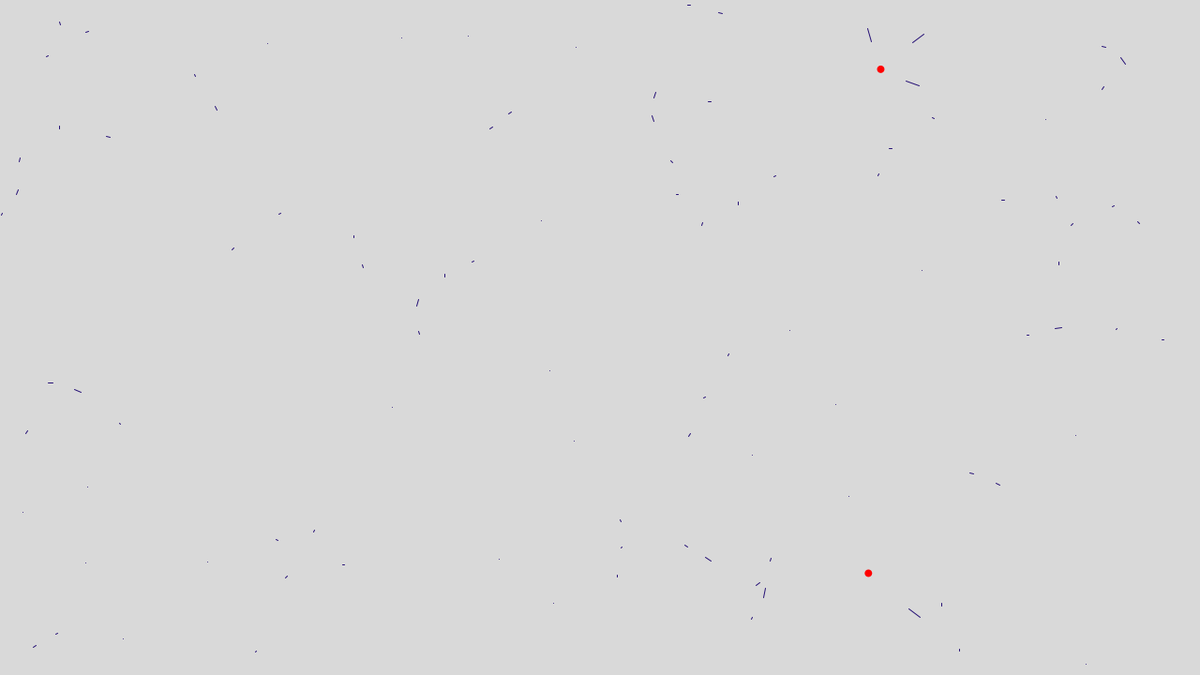
Frame 1 (no input)
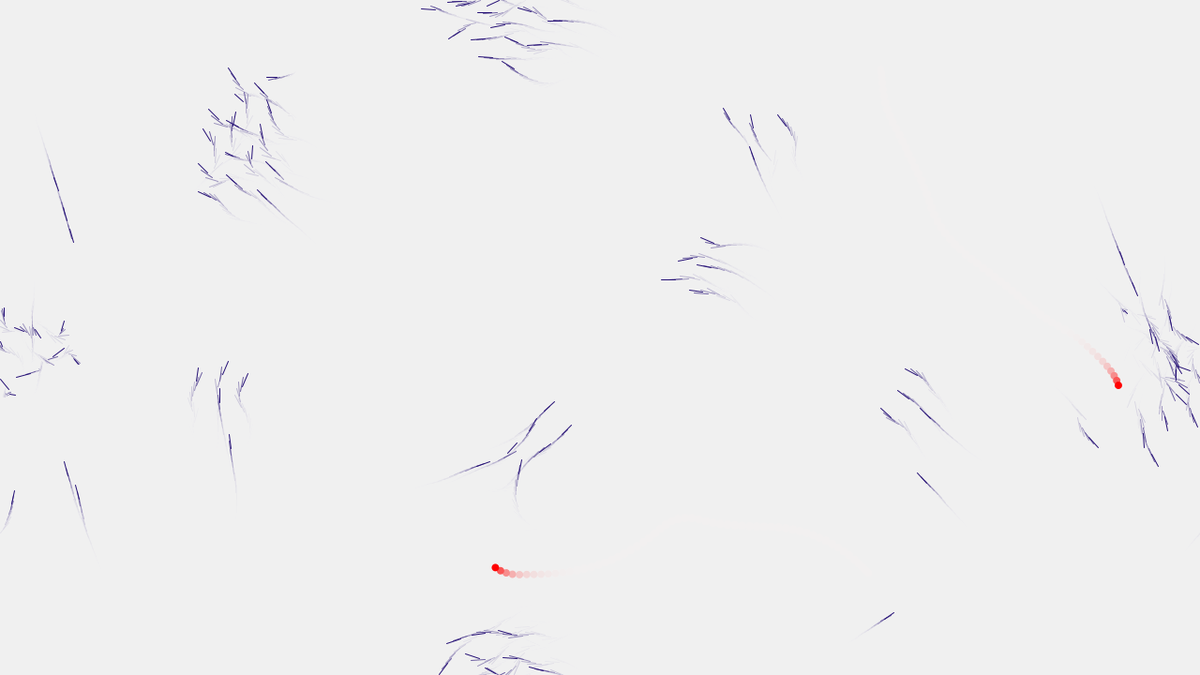
Frame 60 (the mouse pressed at the canvas centre just before this capture)
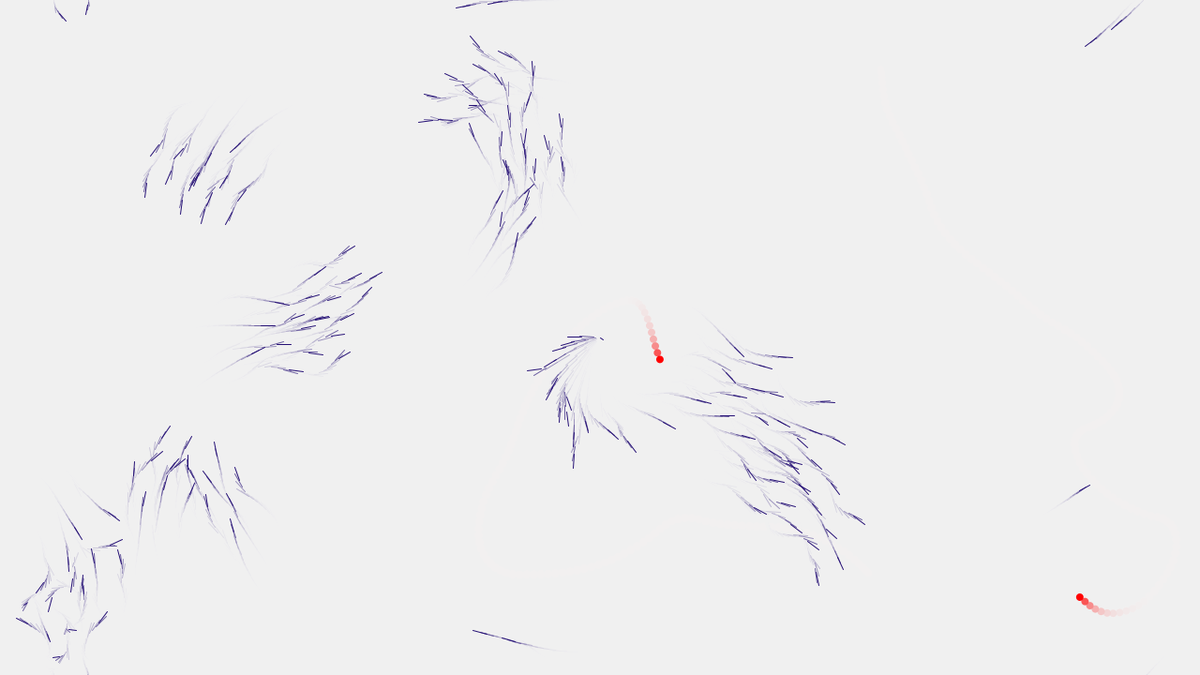
Frame 120 (the mouse held since frame 60 and released just before this capture)

The Processing sketch that drew these frames (run headless with seeded random() and noise(); from frame 60 on, the mouse is pressed at the canvas centre):

// Processing sketch: fish
// ── fish.pde
ArrayList<Boid> boids = new ArrayList<Boid>();
ArrayList<Predator> preds = new ArrayList<Predator>();
int boidNum = 100;
int predNum = 2;
PVector mouse;
float obstRad = 60;
int boolT = 0;

void setup() {
  size(1280, 720);
  smooth();

  for (int i=0; i<boidNum; i++) {
    boids.add(new Boid(new PVector(random(0, width), random(0, height))));
  }
  for (int j=0; j<predNum; j++) {
    preds.add(new Predator(new PVector(random(0, width), random(0, height)), 50));
  }
}

void draw() {
  fill(240, 240, 240, 90);
  noStroke();
  rect(0, 0, width, height);
  if (mousePressed) {
    boids.add(new Boid(new PVector(mouseX, mouseY)));
  }

  for (Boid boid : boids) {
    for (Predator pred : preds) {
      PVector predBoid = pred.getLoc();
      boid.repelForce(predBoid, obstRad);
    }
    mouse = new PVector(mouseX, mouseY);
    boid.repelForce(mouse, obstRad);

    boid.flockForce(boids);

    boid.display();
  }
  for (Predator pred : preds) {
    if (true) {
      pred.flockForce(boids);
      for (Predator otherpred : preds) {
        if (otherpred.getLoc() != pred.getLoc()) {
          pred.repelForce(otherpred.getLoc(), 30.0);
        }
      }
    }
    pred.display();
  }
  boolT = 0;
}

class Boid {
  PVector loc;
  PVector vel;
  PVector acc;
  int mass;
  int maxForce = 6;
  Boid(PVector location) {
    loc = location;
    vel = new PVector();
    acc = new PVector();
    mass = int(random(5, 10));
  }

  void flockForce(ArrayList<Boid> boids) {

    avoidForce(boids);
    approachForce(boids);
    alignForce(boids);
  }

  void update() {

    vel.add(acc);
    loc.add(vel);
    acc.mult(0);
    vel.limit(5);
    if (loc.x<=0) {
      loc.x = width;
    }
    if (loc.x>width) {
      loc.x = 0;
    }
    if (loc.y<=0) {
      loc.y = height;
    }
    if (loc.y>height) {
      loc.y = 0;
    }
  }

  void applyF(PVector force) {
    force.div(mass);
    acc.add(force);
  }

  void display() {
    update();
    fill(0, 0);
    stroke(37,16,117);
    line(loc.x, loc.y, loc.x + 3*vel.x, loc.y + 3*vel.y);
  }

  void displayCircle() {
    ellipse(loc.x, loc.y, mass, mass);
  }
  void displayArrow() {
    line(loc.x, loc.y, loc.x + 3*vel.x, loc.y + 3*vel.y);
  }

  void avoidForce(ArrayList<Boid> boids) {
    float count = 0;
    PVector locSum = new PVector();

    for (Boid other : boids) {
      int separation = mass + 20;
      PVector dist = PVector.sub(other.getLoc(), loc);
      float d = dist.mag();

      if (d != 0 && d<separation) {
        PVector otherLoc = other.getLoc();
        locSum.add(otherLoc);
        count ++;
      }
    }
    if (count>0) {
      locSum.div(count);
      PVector avoidVec = PVector.sub(loc, locSum);
      avoidVec.limit(maxForce*2.5);
      applyF(avoidVec);
    }
  }

  void approachForce(ArrayList<Boid> boids) {
    float count = 0;
    PVector locSum = new PVector();
    for (Boid other : boids) {

      int approachRadius = mass + 60;
      PVector dist = PVector.sub(other.getLoc(), loc);
      float d = dist.mag();

      if (d != 0 && d<approachRadius) {
        PVector otherLoc = other.getLoc();
        locSum.add(otherLoc);
        count ++;
      }
    }
    if (count>0) {
      locSum.div(count);
      PVector approachVec = PVector.sub(locSum, loc);
      approachVec.limit(maxForce);
      applyF(approachVec);
    }
  }

  void alignForce(ArrayList<Boid> boids) {

    float count = 0;
    PVector velSum = new PVector();
    for (Boid other : boids) {
      int alignRadius = mass + 100;
      PVector dist = PVector.sub(other.getLoc(), loc);
      float d = dist.mag();

      if (d != 0 && d<alignRadius) {
        PVector otherVel = other.getVel();
        velSum.add(otherVel);
        count ++;
      }
    }
    if (count>0) {
      velSum.div(count);
      PVector alignVec = velSum;
      alignVec.limit(maxForce);
      applyF(alignVec);
    }
  }


  void repelForce(PVector obstacle, float radius) {

    PVector futPos = PVector.add(loc, vel);
    PVector dist = PVector.sub(obstacle, futPos);
    float d = dist.mag();


    if (d<=radius) {
      PVector repelVec = PVector.sub(loc, obstacle);
      repelVec.normalize();
      if (d != 0) {
        float scale = 1.0/d;
        repelVec.normalize();
        repelVec.mult(maxForce*7);
        if (repelVec.mag()<0) {
          repelVec.y = 0;
        }
      }
      applyF(repelVec);
    }
  }


  PVector getLoc() {
    return loc;
  }

  PVector getVel() {
    return vel;
  }
}


class Predator extends Boid {
  float maxForce = 10;
  Predator(PVector location, int scope) {
    super(location);
    mass = int(random(8, 15));
  }

  void display() {
    update();
    fill(255, 0, 0);
    noStroke();
    ellipse(loc.x, loc.y, mass, mass);
  }

  void update() {
    vel.add(acc);
    loc.add(vel);
    acc.mult(0);
    vel.limit(6);
    if (loc.x<=0) {
      loc.x = width;
    }
    if (loc.x>width) {
      loc.x = 0;
    }
    if (loc.y<=0) {
      loc.y = height;
    }
    if (loc.y>height) {
      loc.y = 0;
    }
  }

  void approachForce(ArrayList<Boid> boids) {
    float count = 0;
    PVector locSum = new PVector();

    for (Boid other : boids) {

      int approachRadius = mass + 260;
      PVector dist = PVector.sub(other.getLoc(), loc);
      float d = dist.mag();

      if (d != 0 && d<approachRadius) {
        PVector otherLoc = other.getLoc();
        locSum.add(otherLoc);
        count ++;
      }
    }
    if (count>0) {
      locSum.div(count);
      PVector approachVec = PVector.sub(locSum, loc);
      approachVec.limit(maxForce);
      applyF(approachVec);
    }
  }
}
